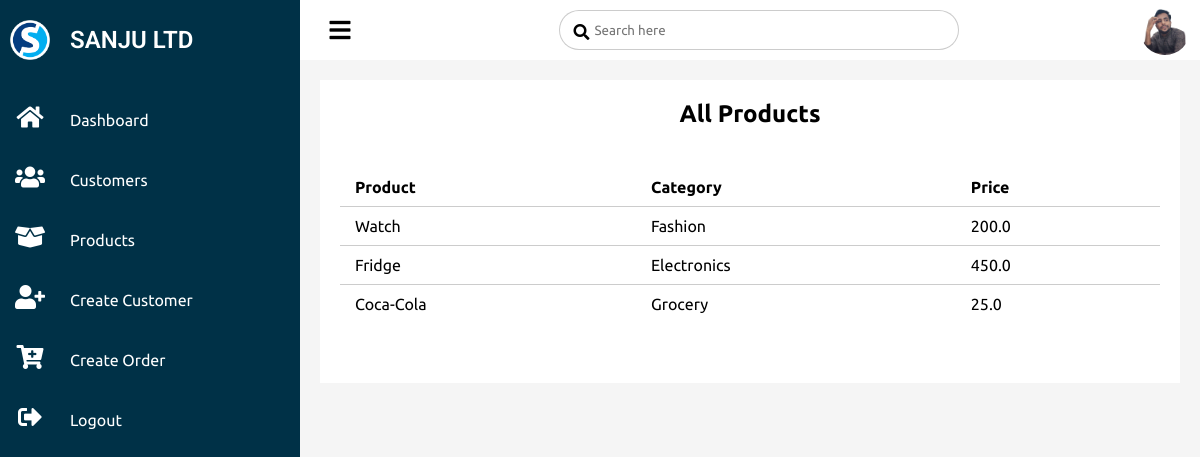
/products/ (signed in), run on the app's committed database.
### accounts/models.py (models this page shows, shortened)
class Product(models.Model):
    CATEGORY = (
        ('Electronics', 'Electronics'),
        ('Fashion', 'Fashion'),
        ('Grocery', 'Grocery'),
    )
    name = models.CharField(max_length=100, null=True)
    price = models.FloatField(null=True)
    category = models.CharField(max_length=100, null=True, choices=CATEGORY)
    image = models.ImageField(upload_to='prod_imgs/', blank=True, null=True)
    desc = models.CharField(max_length=100, null=True)
    date_created = models.DateTimeField(auto_now_add=True, null=True)
    tags = models.ManyToManyField(Tag)

### accounts/decorators.py (the view)
        def wrapper_func(request, *args, **kwargs):
            group = None
            if request.user.groups.exists():
                group = request.user.groups.all()[0].name
            if group in allowed_roles:
                return view_func(request, *args, **kwargs)
            else:
                return HttpResponse('You are not authorize to view this page')

### accounts/views.py (called while the page is built)
@login_required(login_url='login')
@allowed_user(allowed_roles=['admin', 'staff'])
def products(request):
    products = Product.objects.all()
    return render(request, 'accounts/products.html', {'products': products})

### accounts/templates/accounts/products.html (shortened to what this page needs)
{% extends 'accounts/base.html' %}
{% load static %}
{% block content %}
<div class="products">
    <h2 class="heading">All Products</h2>
    <div class="products-list">
        <table>
            <thead>
                <tr>
                    <td>Product</td>
                    <td>Category</td>
                    <td>Price</td>
                </tr>
            </thead>
            <tbody>
                {% for i in products %}
                <tr>
                    <td>{{i.name}}</td>
                    <td>{{i.category}}</td>
                    <td>{{i.price}}</td>
                </tr>
                {% endfor %}
            </tbody>
        </table>
    </div>
</div>
{% endblock content %}

### static/css/style.css (style rules this page uses)
* { margin:0; padding:0; box-sizing: border-box; font-family: 'Ubuntu', sans-serif; }
body { overflow-x: hidden; }
table { width: 100%; border-collapse: collapse; margin-top: 40px; }
table thead td { font-weight: 600; }
table tr { border-bottom: 1px solid rgba(0,0,0,0.2); }
table tbody tr:last-child { border-bottom: none; }
table tr td { padding:10px 15px; }
.products { margin: 20px; background-color: #fff; padding:20px; }
.products .heading { text-align: center; }
.products .products-list { margin: 20px 0 40px 0; }

### data on the page
Product: name "Watch", category "Fashion", price "200.0"
Product: name "Fridge", category "Electronics", price "450.0"
Product: name "Coca-Cola", category "Grocery", price "25.0"
